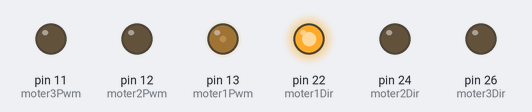
The sketch below on a simulated Arduino Mega 2560, built with avr-gcc and run on an emulated ATmega2560. On the bench: output pins drawn as LEDs (lit = HIGH). What the sketch prints to the serial monitor is not drawn.

Above: at 0.05 s.
At 2.55 s:
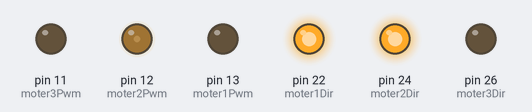
At 5.05 s:
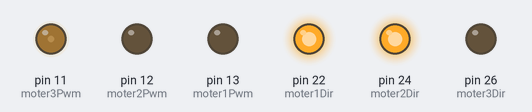
At 7.55 s:
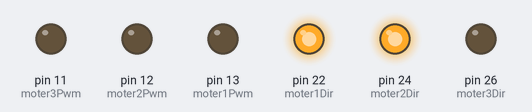
At 10.05 s:
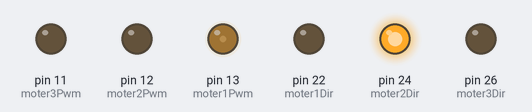
At 15.95 s:
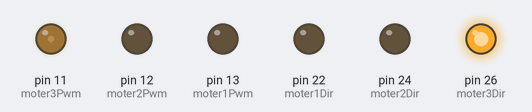
Timing chart, 0 to 20.8 s (numbered marks = the images above):
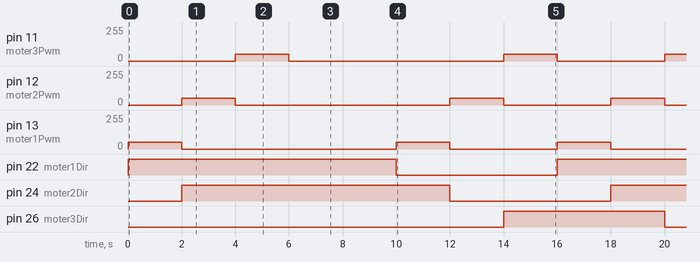

The sketch:

usaemotion_test.ino
```cpp
// 모터 동작 테스트

// 방향 조절
const int moter1Dir = 22;
const int moter2Dir = 24;
const int moter3Dir = 26;

// 속도 조절
const int moter1Pwm = 13;
const int moter2Pwm = 12;
const int moter3Pwm = 11;

void setup() {
    pinMode(moter1Dir, OUTPUT);
    pinMode(moter1Pwm, OUTPUT);

    pinMode(moter2Dir, OUTPUT);
    pinMode(moter2Pwm, OUTPUT);

    pinMode(moter3Dir, OUTPUT);
    pinMode(moter3Pwm, OUTPUT);
    Serial.begin(115200);

}

void loop() {
    Serial.print("시작");
    // 1번 모터 전진
    digitalWrite(moter1Dir,HIGH);
    analogWrite(moter1Pwm,50);
    Serial.print("1");
    delay(2000);
    Serial.print("정지");
    analogWrite(moter1Pwm,0);

    // 2번 모터 전진
    digitalWrite(moter2Dir,HIGH);
    analogWrite(moter2Pwm,50);
    Serial.print("2");
    delay(2000);
    Serial.print("정지");
    analogWrite(moter2Pwm,0);

    digitalWrite(moter3Dir,LOW);
    analogWrite(moter3Pwm,50);
    Serial.print("3");
    delay(2000);
    analogWrite(moter3Pwm,0);
    Serial.print("정지");

    delay(4000);

    // 1번 모터 후진
    digitalWrite(moter1Dir,LOW);
    analogWrite(moter1Pwm,50);
    Serial.print("1");
    delay(2000);
    Serial.print("정지");
    analogWrite(moter1Pwm,0);

    // 2번 모터 후진
    digitalWrite(moter2Dir,LOW);
    analogWrite(moter2Pwm,50);
    Serial.print("2");
    delay(2000);
    Serial.print("정지");
    analogWrite(moter2Pwm,0);

    digitalWrite(moter3Dir,HIGH);
    analogWrite(moter3Pwm,50);
    Serial.print("3");
    delay(2000);
    analogWrite(moter3Pwm,0);
    Serial.print("정지");
}
```

Measured:
- by itself, pin 11 (moter3Pwm), pin 12 (moter2Pwm), pin 13 (moter1Pwm): repeats every 16.0 s: 0/255 8.0 s, 50/255 2.0 s, 0/255 4.0 s, 50/255 2.0 s
- by itself, pin 22 (moter1Dir), pin 24 (moter2Dir): alternates HIGH for 10.0 s and LOW for 6.0 s
- by itself, pin 26 (moter3Dir): alternates HIGH for 6.0 s and LOW for 10.0 s
